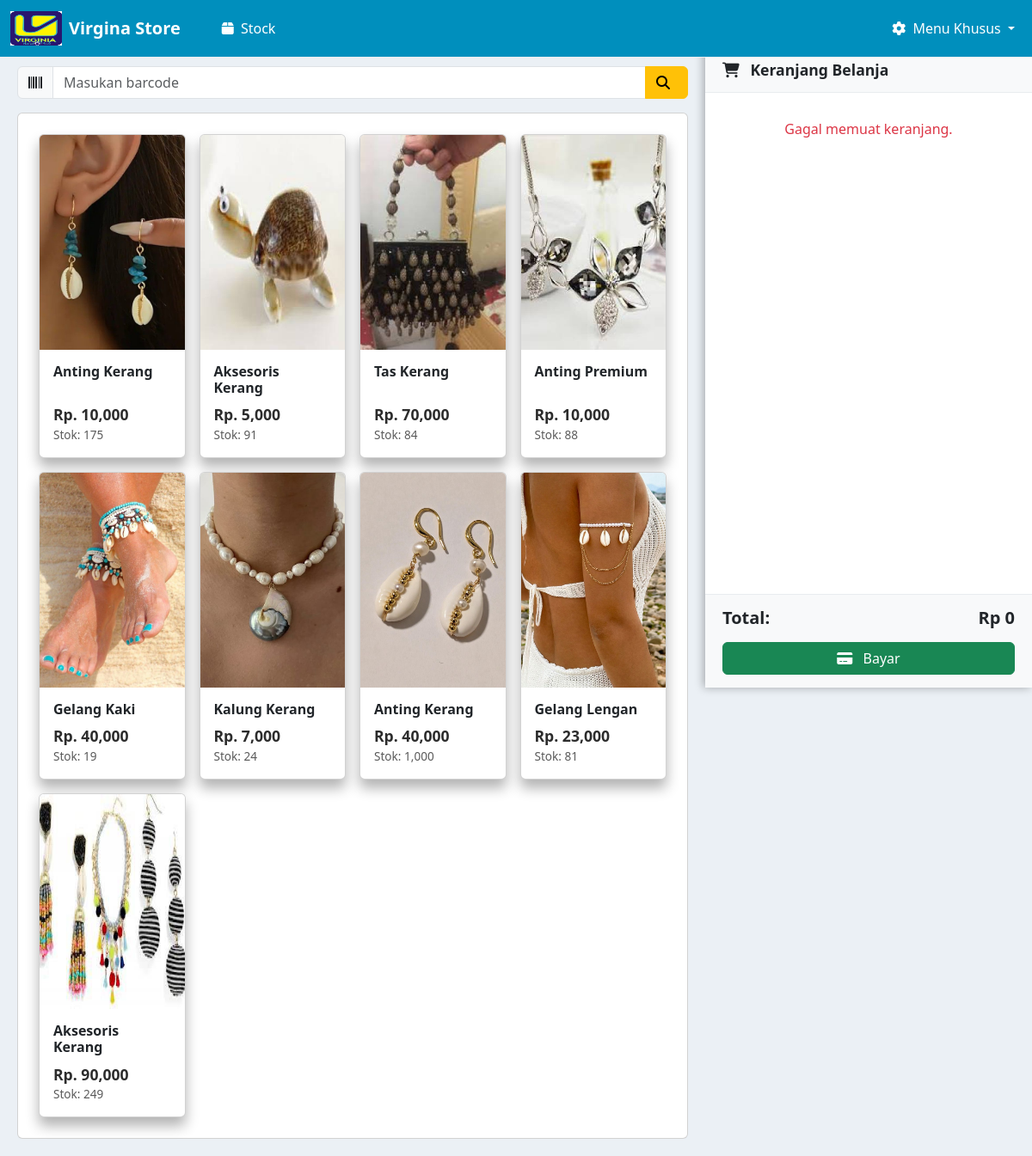
The app's page / (signed in), older data.
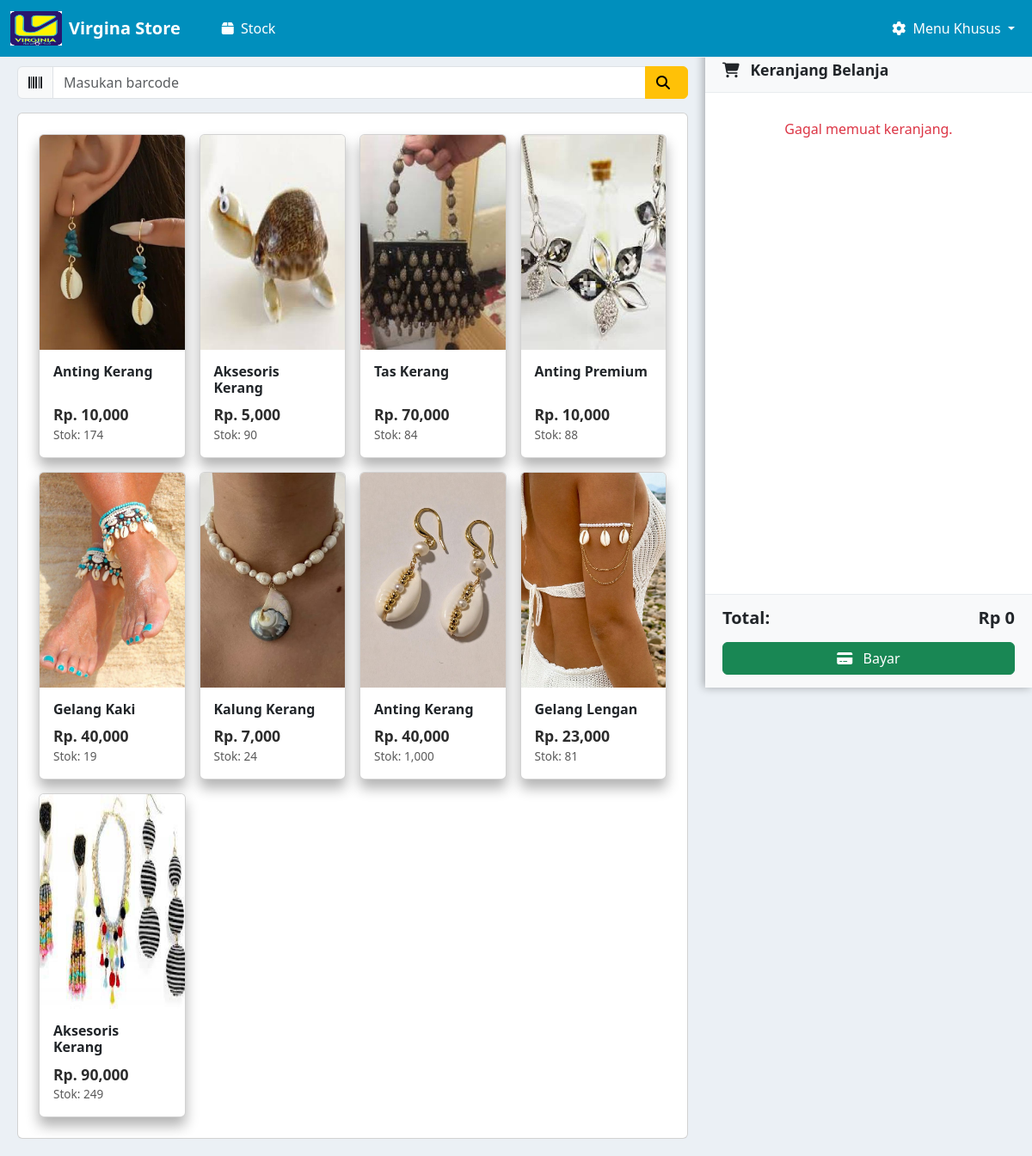
The same page, newer data.
### kasir/models.py (models this page shows, shortened)
class Produk(models.Model):
    nama_barang = models.CharField(max_length=100)
    barcode = models.CharField(max_length=50, unique=True)
    harga_barang = models.DecimalField(max_digits=12, decimal_places=2)
    stok = models.PositiveIntegerField()
    gambar = models.ImageField(upload_to='gambar_produk/', blank=True, null=True)

### kasir/views.py (the view, shortened to what this page needs)
# urls.py: path('', views.halaman_kasir, name='halaman_kasir'),
def halaman_kasir(request):
    produk = Produk.objects.all()
    transaksi_id = request.session.get('current_transaksi_id')
    return render(request, 'home.html', {'produk': produk})

### kasir/templates/home.html (shortened to what this page needs)
{% extends "base.html" %}
{% load static %}
{% load humanize %}
{% block content %}
<div class="main-container">
  <div class="content-area">
        <div class="input-group mb-3">
          <span class="input-group-text"><i class="fas fa-barcode"></i></span>
          <input type="text" id="barcodeInput" class="form-control" placeholder="Masukan barcode" onkeypress="if(event.key === 'Enter'){cariProdukByBarcode()}">
          <button class="btn btn-warning" onclick="cariProdukByBarcode()">
            <i class="fas fa-search me-2"></i>
          </button>
        </div>
    <div id="cardMode">
      <div class="card p-4">
      <div class="row g-3">
        {% for item in produk %}
        <div class="col-6 col-md-4 col-lg-3">
          <div class="card product-card" onclick="bukaDetail('{{ item.id }}', '{{ item.nama_barang }}', '{{ item.harga_barang }}', '{{ item.stok }}', '{{ item.gambar.url }}')">
            <img src="{{ item.gambar.url }}" class="card-img-top" style="height:250px; object-fit:cover;" alt="{{ item.nama_barang }}">
            <div class="card-body">
              <h6 class="card-title">{{ item.nama_barang }}</h6>
              <div>
                <p class="price" id="hitam">Rp. {{ item.harga_barang|floatformat:0|intcomma }}</p>
                <p class="stock">Stok: <span id="stok-{{ item.id }}">{{ item.stok|floatformat:0|intcomma }}</span></p>
              </div>
            </div>
          </div>
        </div>
        {% endfor %}
      </div>
    </div>
    </div>
  </div>
  <div class="cart-sidebar">
    <div class="cart-header">
      <h5><i class="fas fa-shopping-cart me-2"></i> Keranjang Belanja</h5>
    </div>
    <div class="cart-items" id="cartItems" style="margin-top: 20px;">
    </div>
    <div class="cart-footer">
      <div class="cart-total d-flex justify-content-between align-items-center">
        <h5>Total:</h5>
        <h5 id="totalBayar">Rp 0</h5>
      </div>
      <div class="cart-action mt-3">
        <a href="{% url 'halaman_bayar' %}" class="btn btn-success w-100"><i class="fas fa-credit-card me-2"></i> Bayar</a>
      </div>
    </div>
  </div>
</div>
{% endblock %}

### templates/base.html (shortened to what this page needs)
{% load static %}
<!DOCTYPE html>
<html lang="en">
<head>
    <link href="https://cdn.jsdelivr.net/npm/bootstrap@5.3.8/dist/css/bootstrap.min.css" rel="stylesheet">
    <link rel="stylesheet" href="https://cdnjs.cloudflare.com/ajax/libs/font-awesome/6.5.1/css/all.min.css">
</head>
<body>
    <nav class="navbar navbar-expand-lg navbar-custom sticky-top">
        <div class="container-fluid">
            <a class="navbar-brand d-flex align-items-center" href="{% url 'halaman_kasir' %}">
                <img src="{% static 'image/logo.png' %}" alt="logo" height="40" width="60" class="me-2">
                <strong>Virgina Store</strong>
            </a>
            <div class="collapse navbar-collapse" id="navbarNavDropdown">
                <ul class="navbar-nav mx-4">
                    <li class="nav-item">
                        <a class="nav-link active" aria-current="page" href="{% url 'halaman_kasir' %}">
                            <i class="fas fa-box me-1"></i> Stock
                        </a>
                    </li>
                </ul>
                <ul class="navbar-nav ms-auto">
                    <li class="nav-item dropdown">
                        <a
                            class="nav-link dropdown-toggle"
                            href="#"
                            role="button"
                            data-bs-toggle="dropdown"
                            aria-expanded="false"
                        >
                            <i class="fas fa-cog me-1"></i> Menu Khusus
                        </a>
                    </li>
                </ul>
            </div>
        </div>
    </nav>
    <div class="content-wrapper">
        {% block content %} {% endblock %}
    </div>
</body>
</html>

### templates/base.html (style rules this page uses)
body { background-color: #EBF0F5; }
.navbar-custom { background-color: #008FBD !important; border-bottom: 1px solid #e9ecef; }
.navbar-custom .navbar-brand, .navbar-custom .nav-link { color: #ffffff !important; }

### kasir/templates/home.html (style rules this page uses)
#hitam { color: rgb(44, 44, 44); }
.content-area { padding: 10px 400px 20px 20px; }
.product-card { background-color: #ffffff; color: #212529; box-shadow: 0 10px 15px rgba(0, 0, 0, 0.3); transition: transform 0.2s ease, box-shadow 0.2s ease, border-color 0.2s ease; cursor: pointer; height: 100%; display: flex; flex-direction: column; }
.product-card .card-img-top { border-top-left-radius: calc(0.375rem - 1px); border-top-right-radius: calc(0.375rem - 1px); }
.product-card .card-body { flex-grow: 1; display: flex; flex-direction: column; justify-content: space-between; }
.product-card .card-title { font-size: 1rem; font-weight: 600; color: #212529; margin-bottom: 0.5rem; }
.product-card .price { font-weight: 700; font-size: 1.1rem; color: #007bff; margin: 0; }
.product-card .stock { font-size: 0.85rem; color: #5a5a5a; margin: 0; }
.cart-sidebar { position: fixed; right: 0; top: 56px; height: calc(100vh - 56px); width: 380px; background-color: #ffffff; color: #212529; display: flex; flex-direction: column; flex-shrink: 0; box-shadow: -2px 0 10px rgba(0, 0, 0, 0.3); transition: transform 0.3s ease; z-index: 1000; }
.cart-header { padding: 15px 20px; background-color: #f8f9fa; border-bottom: 1px solid #e9ecef; flex-shrink: 0; }
.cart-header h5 { margin: 0; font-weight: 600; font-size: 1.1rem; }
.cart-items { flex-grow: 1; overflow-y: auto; padding: 10px; }
.cart-footer { padding: 15px 20px; background-color: #f8f9fa; border-top: 1px solid #e9ecef; flex-shrink: 0; }
.cart-total h5 { margin: 0; font-weight: 600; }

Row changes from the older to the newer data that the page shows:
changed Produk (number 1 of 9 on the later page): stok "175" → "174"
changed Produk (number 2 of 9 on the later page): stok "91" → "90"
